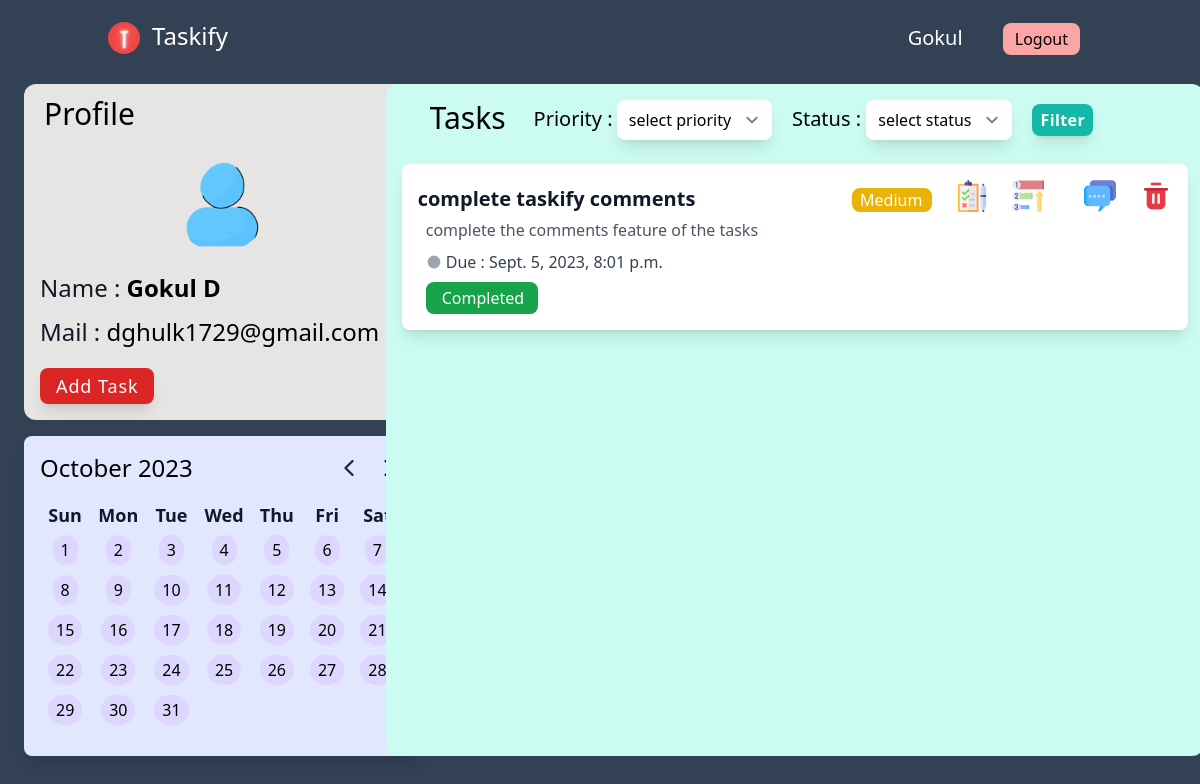
The page / (signed in) on the database its author committed.
### tasks/models.py (models this page shows)
class Task(models.Model):
    id = models.AutoField(primary_key=True)
    title = models.CharField(max_length=100)
    description = models.TextField(max_length=300)
    due_date = models.DateTimeField()
    prority_choices = [
        ('low','low'),
        ('medium','medium'),
        ('high','high'),
    ]
    priority = models.CharField(max_length=15,choices=prority_choices,default='medium')
    category_choices = [
        ('personal','personal'),
        ('work','work'),
        ('learning','learning'),
    ]
    category = models.CharField(max_length=15,choices=category_choices, default='personal')
    status_choices = [
        ('pending','pending'),
        ('in-progress','in-progress'),
        ('completed','completed'),
    ]
    status = models.CharField(max_length=15,choices=status_choices,default='pending')
    user_id = models.ForeignKey(User,on_delete = models.CASCADE)
    created_at = models.DateTimeField()
    updated_at = models.DateTimeField()

### home/views.py (the view)
# urls.py: path('',views.homepage,name='homepage'),
def homepage(request, *args, **kwargs):
    if request.user.is_authenticated:
        tasks = Task.objects.filter(user_id = request.user).order_by('created_at')
        count = len(tasks)
        comments = Comment.objects.filter(user_id = request.user)
        return render(request, 'home.html',{'tasks':tasks,'count':count,'comments':comments})
    return render(request,'home.html')

### theme/templates/home.html (shortened to what this page needs)
{% extends "base.html" %}
{% load static%}
{%block body %}
<header class="text-black body-font">
    <div class="container mx-auto flex flex-wrap p-5 flex-col md:flex-row">
      <a href="/" class="flex title-font font-medium items-center text-white mb-4 md:mb-0">
        <img class="h-8 w-8 object-cover object-center rounded-full " src="{% static 'img/logo.png' %}">
        <span class="ml-3 pb-1 text-2xl">Taskify</span>
      </a>
     <div class="hidden sm:block sm:ml-auto">
        {% if user.is_authenticated %}
            <h2 class="inline-flex items-center mx-3 capitalize text-white font-medium text-xl py-1 px-3 focus:outline-none  mt-4 md:mt-0" >{{user.first_name}}</h2>
            <a href="/profiles/logout/" class="inline-flex items-center mx-3 bg-red-300 border-0 py-1 px-3 active:bg-red-400 focus:outline-none hover:bg-red-200 rounded-lg text-base mt-4 md:mt-0">Logout
            </a>
        {%endif%}
     </div>
    </div>
</header>
  <div class="mt-2  ">
    {% if user.is_authenticated %}
    <div class="h-full">
      <div class="mx-1 sm:mx-4 md:mx-6 grid grid-cols-7 gap-4 md:gap-4 sm:h-5/6">
        <div class="hidden col-span-6 md:col-span-2 md:grid grid-flow-row gap-4 h-80">
          <div class="bg-stone-200 rounded-xl">
            <p class="text-black text-left ml-2 capitalize mt-2 px-3 py-1 font-medium text-3xl">profile</p>
            <img class="my-5 mx-auto  h-24 w-24 rounded-full" src="{% static 'img/profile.png'%}" alt="profile picture" >
            <h1 class="mx-4 my-3 text-gray-900 font-medium text-2xl"> Name : <span class=" text-black font-bold capitalize">{{user.first_name}} {{user.last_name}}</span> </h1>
            <h1 class="mx-4 my-3 text-gray-900 font-medium text-2xl"> Mail : <span class=" text-black font-medium ">{{user.email}}</span> </h1>
            <div class="ml-2 my-4 mt-5">
              <a href="/tasks/add/task/" class="inline-flex mx-2   text-white tracking-wider bg-red-600 font-medium rounded-lg border-0 py-1 px-4 capitalize shadow-lg  focus:outline-none hover:-translate-y-0.5 transform transistion active:bg-red-400 hover:bg-red-500 hover:shadow-xl text-lg">Add task</a>
            </div>
          </div>
          <div class="bg-indigo-100 rounded-lg shadow-lg p-4 h-80">
            <div class="flex justify-between items-center mb-4">
              <h2 id="currentMonthYear" class="text-2xl font-medium"></h2>
              <div class="flex items-center">
                <button id="prevMonth" class=" focus:text-black hover:text-gray-400 text-gray-800 font-medium">
                </button>
                <button id="nextMonth" class="focus:text-black hover:text-gray-400 ml-3 text-gray-800 font-medium">
                </button>
              </div>
            </div>
            <table class="mt-4 mx-auto table-auto">
                <thead>
                    <tr>
                        <th class="text-lg text-gray-900 px-2">Sun</th>
                        <th class="text-lg text-gray-900 px-2">Mon</th>
                        <th class="text-lg text-gray-900 px-2">Tue</th>
                        <th class="text-lg text-gray-900 px-2">Wed</th>
                        <th class="text-lg text-gray-900 px-2">Thu</th>
                        <th class="text-lg text-gray-900 px-2">Fri</th>
                        <th class="text-lg text-gray-900 px-2">Sat</th>
                    </tr>
                </thead>
                <tbody id="calendarBody">
                </tbody>
            </table>
          </div>
        </div>
        <div class="col-span-6 sm:col-span-5 w-full mx-7 bg-teal-100 rounded-xl overflow-y-scroll h-100">
          <div class="fixed pb-2 px-6 rounded-lg  z-20 flex items-center  justify-between ">
            <h1 class="text-black text-left ml-2 capitalize mt-2 px-3 py-1 font-medium text-3xl">tasks</h1>
            <div class="hidden md:flex mr-0 ml-4 mt-3 ">
              <form method="post" action="/filter/">
                <label class="text-xl " for="Priority">Priority :</label>
                <select name="priority" class="mr-4 bg-white rounded-lg border-none text-md shadow-lg " id="Priority" >
                  {%if f_priority%}
                    <option value="{{f_priority}}" selected value="{{f_priority}}">{{f_priority}}</option>
                    <option value="None" >None </option>
                  {%else%}
                    <option value="None" selected value="Priority">select priority</option>
                  {%endif%}
                </select>
                <label class="text-xl " for="status">Status : </label>
                <select name="status" class="mr-4 bg-white rounded-lg border-none text-md shadow-lg " id="status" >
                  {%if f_status%}
                    <option value="{{f_status}}" selected value="{{f_status}}">{{f_status}}</option>
                    <option value="None" >None </option>
                  {%else%}
                    <option value="None" selected value="Priority">select status</option>
                  {%endif%}
                </select>
                <input type="submit" value="Filter" class="mr-3 text-white font-semibold  tracking-wide rounded-lg my-2 px-2 py-1 bg-teal-500 shadow-lg  hover:shadow-xl active:bg-teal-600 hover:-translate-y-0.5 transform transistion">
              </form>
            </div>
          </div>
          <div class="mt-20 mb-10">
              {% for task in tasks %}
              <div class="mx-4 mt-4 bg-white rounded-lg shadow-lg p-4 relative">
                <div class="flex justify-between items-center">
                  <p id="taskTitle" data="{{task.id}}" class="text-xl font-bold text-gray-900">{{ task.title }}</p>
                    <div class="flex space-x-2">
                      {% if task.priority == 'medium' %}
                      <p class="px-2 mt-2 h-6 mx-4 w-20 bg-yellow-500 rounded-lg font-medium text-md text-white capitalize">{{task.priority}}</p>
                      {%endif%}
                      <div class="mx-4 relative inline-block text-gray-600">
                        <button class="mx-4text-gray-600 hover:text-gray-800 focus:outline-none status-dropdown-button "id="statusDropdownButton">
                          <img src="{% static 'img/status.png'%}" alt="comments" class="h-8 w-8">
                        </button>
                      </div>
                      <div class="mx-4 relative inline-block text-gray-600">
                        <button class="mx-4 text-gray-600 hover:text-gray-800 focus:outline-none priority-dropdown-button" >
                            <img src="{% static 'img/priority.png'%}" alt="priority" class="h-8 w-8">
                        </button>
                      </div>
                      <div class="mx-4 relative inline-block text-gray-600">
                        <button  class="mx-4 text-gray-600 hover:text-gray-800 focus:outline-none comment-dropdown-button"  >
                            <a>
                                <img src="{% static 'img/comment.png'%}" alt="comments" class="h-8 w-8">
                            </a>
                        </button>
                      </div>
                      <div class="mx-4 relative inline-block text-gray-600">
                        <a href="/tasks/delete/{{task.id}}/" class=" text-gray-600 hover:text-gray-800 focus:outline-none">
                          <img src="{% static 'img/delete.png'%}" alt="comments" class="h-8 w-8">
                        </a>
                      </div>
                    </div>
                </div>
                <p class="text-gray-600 mx-2 text-md">{{ task.description }}</p>
                <div class="flex items-center mx-2 mt-2">
                    <svg xmlns="http://www.w3.org/2000/svg" class="w-4 h-4 text-gray-400 mr-1" viewBox="0 0 20 20" fill="currentColor">
                        <path d="M10 2a8 8 0 100 16 8 8 0 000-16zm-1 14h2v-2h-2v2zm0-4h2V7h-2v5z" />
                    </svg>
                    <p class="text-gray-700">Due : {{ task.due_date }}</p>
                </div>
                <div class="mx-2 mt-2 ">
                  {%if task.status == 'completed' %}
                  <p class="pl-4 pr-3  py-1 w-28 bg-green-600 rounded-lg font-medium text-md text-white capitalize">{{task.status}}</p>
                  {%endif%}
                </div>
              </div>
            {% endfor %}
          </div>
        </div>
      </div>
    </div>
    {%endif%}
  </div>
{% endblock %}

### rows shown on the page
Task: title "complete taskify comments", priority "Medium", description "complete the comments feature of the tasks", due_date "Sept. 5, 2023, 8:01 p.m.", status "Completed"

### other values the page prints
{{ user.first_name }} "Gokul"
{{ user.last_name }} "D"
{{ user.email }} "dghulk1729@gmail.com"
